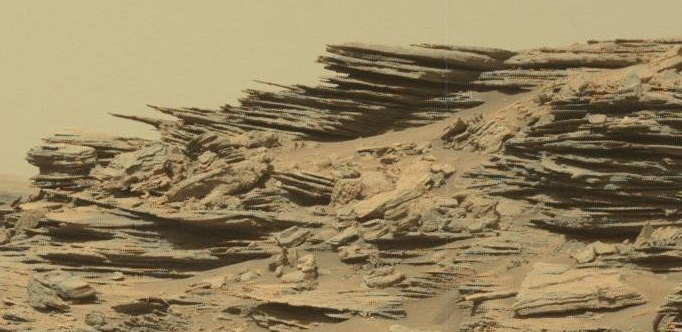
//> input picture strata_image1.jpg, 682 x 332 px, given in place of the camera
$ ./real_time_feature_detection   (built with g++ and OpenCV 4)
//> lines starting //> are read from the running program, lines starting //| are printed output that depends on the picture; after the words box and inside, x2 and y2 are one past the last pixel; in counts of white or black regions, pixels touching at a corner belong together
#include <opencv2/opencv.hpp>
#include <iostream>

using namespace cv;
using namespace std;

// ---------------- CONSTANTS ----------------
#define ICE_GRY_PIX_MEAN_ERROR    20
#define ICE_GRY_PIX_LOW_THR       200
#define ICE_BGR_CLR_DIFF          20
#define ICE_HSV_SAT_HIGH_THR      80

#define IRON_OXD_RED_THR_LOW      150
#define IRON_OXD_HSV_SAT_LOW      100
#define IRON_OXD_HSV_SAT_HGH      200
#define IRON_OXD_HSV_HUE_LOW      5
#define IRON_OXD_HSV_HUE_HGH      25

#define CNTR_AREA_THR             150
#define BLUR_MAT_SIZE             15
#define CLAHE_MAT_SIZE            8
#define MORPH_MAT_SIZE            3

int main() {

    VideoCapture cap(0); // Open camera
    if (!cap.isOpened()) {
        cout << "Error opening camera!" << endl;
        return -1;
    }

    while (true) {
        Mat frame;
        cap >> frame;
//> frame is the input picture: 332 rows x 682 cols, CV_8UC3; mean B, G, R 94.2, 129.9, 147.4
        if (frame.empty()) break;

        // ---------- Preprocessing ----------
        Mat gray, hsv;
        cvtColor(frame, gray, COLOR_BGR2GRAY);
        cvtColor(frame, hsv, COLOR_BGR2HSV);
//> hsv: 332 rows x 682 cols, CV_8UC3; mean H, S, V 20.1, 98.8, 147.4

        Ptr<CLAHE> clahe = createCLAHE(2.0, Size(CLAHE_MAT_SIZE, CLAHE_MAT_SIZE));
        Mat enhancedGray;
        clahe->apply(gray, enhancedGray);

        Mat localMean;
        blur(enhancedGray, localMean, Size(BLUR_MAT_SIZE, BLUR_MAT_SIZE));
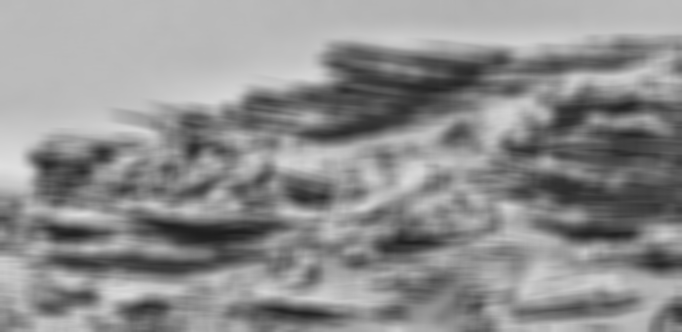
//> localMean: 332 rows x 682 cols, CV_8UC1; min 30, max 223, mean 142.5

        // ---------- Masks ----------
        Mat iceMask = Mat::zeros(frame.size(), CV_8UC1);
        Mat ironMask = Mat::zeros(frame.size(), CV_8UC1);

        // ---------- Pixel Classification ----------
        for (int y = 0; y < frame.rows; y++) {
            for (int x = 0; x < frame.cols; x++) {

                Vec3b bgr = frame.at<Vec3b>(y, x);
                Vec3b hsvPix = hsv.at<Vec3b>(y, x);

                int b = bgr[0];
                int g = bgr[1];
                int r = bgr[2];

                int gPix = enhancedGray.at<uchar>(y, x);
                int lm = localMean.at<uchar>(y, x);

                int hue = hsvPix[0];
                int sat = hsvPix[1];

                // ICE Detection
                if (gPix > lm + ICE_GRY_PIX_MEAN_ERROR &&
                    gPix > ICE_GRY_PIX_LOW_THR &&
                    abs(r - g) < ICE_BGR_CLR_DIFF &&
                    abs(g - b) < ICE_BGR_CLR_DIFF &&
                    sat < ICE_HSV_SAT_HIGH_THR) {

                    iceMask.at<uchar>(y, x) = 255;
                }

                // IRON OXIDE Detection
                if (r > g && g > b &&
                    r > IRON_OXD_RED_THR_LOW &&
                    sat > IRON_OXD_HSV_SAT_LOW &&
                    sat < IRON_OXD_HSV_SAT_HGH &&
                    hue > IRON_OXD_HSV_HUE_LOW &&
                    hue < IRON_OXD_HSV_HUE_HGH) {

                    ironMask.at<uchar>(y, x) = 255;
                }
            }
        }
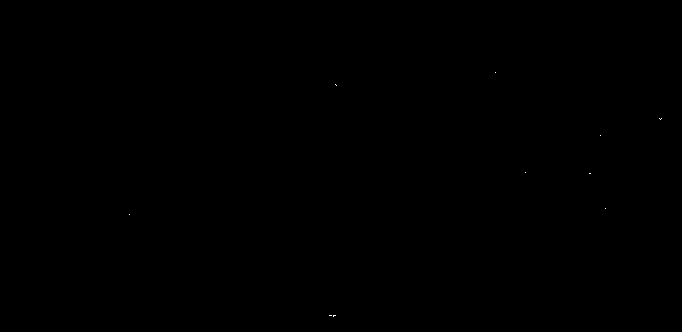
//> iceMask: 332 rows x 682 cols, CV_8UC1; 0.01% white in thin lines or dots, all inside (x1, y1, x2, y2) = (129, 72, 662, 317)
//> ironMask: 332 rows x 682 cols, CV_8UC1; 9.2% white; 1460 white regions (1379 under 20 px), largest, box (x1, y1, x2, y2) and area: (272, 135, 474, 211) 3881, (456, 249, 682, 307) 3123, (203, 265, 293, 306) 1163

        // ---------- Morphology ----------
        Mat kernel = getStructuringElement(MORPH_ELLIPSE, Size(MORPH_MAT_SIZE, MORPH_MAT_SIZE));
        morphologyEx(iceMask, iceMask, MORPH_OPEN, kernel);
//> iceMask: 332 rows x 682 cols, CV_8UC1; 19 pixels changed, all inside (x1, y1, x2, y2) = (129, 72, 662, 317)
        morphologyEx(ironMask, ironMask, MORPH_OPEN, kernel);
//> ironMask: 332 rows x 682 cols, CV_8UC1; 5.8% white; 194 white regions (113 under 20 px), largest, box (x1, y1, x2, y2) and area: (560, 258, 674, 307) 1552, (390, 152, 446, 195) 916, (476, 250, 549, 292) 799

        // ---------- Edge Detection ----------
        Mat gradX, gradY, gradMag;
        Scharr(enhancedGray, gradX, CV_32F, 1, 0);
        Scharr(enhancedGray, gradY, CV_32F, 0, 1);
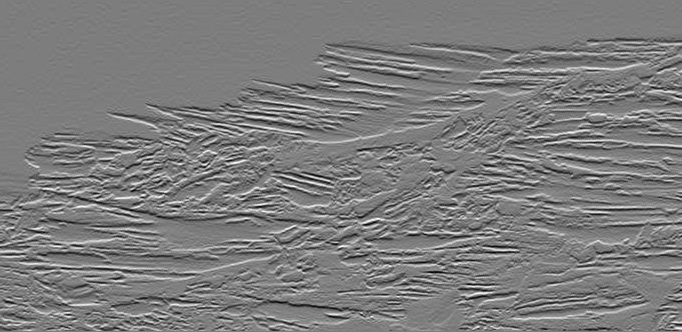
//> gradY: 332 rows x 682 cols, CV_32FC1; min -3308, max 3429, mean -3.3; drawn with min black and max white
        magnitude(gradX, gradY, gradMag);
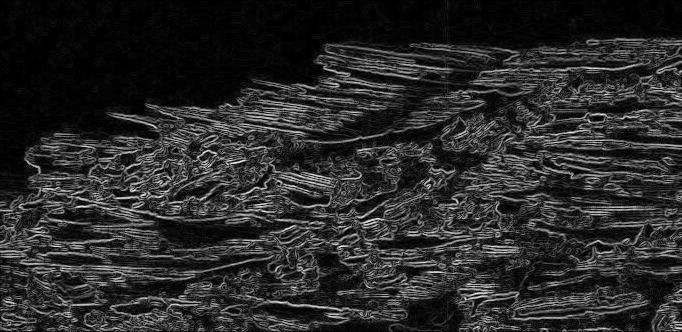
//> gradMag: 332 rows x 682 cols, CV_32FC1; min 0, max 3626.8, mean 604; drawn with min black and max white

        normalize(gradMag, gradMag, 0, 255, NORM_MINMAX);
        gradMag.convertTo(gradMag, CV_8U);
//> gradMag: 332 rows x 682 cols, CV_8UC1

        Mat strataEdges;
        threshold(gradMag, strataEdges, 30, 255, THRESH_BINARY);
//> strataEdges: 332 rows x 682 cols, CV_8UC1; 46.8% white; 613 white regions (601 under 20 px), largest, box (x1, y1, x2, y2) and area: (0, 37, 682, 332) 103012, (651, 282, 682, 332) 842, (388, 323, 432, 332) 119

        morphologyEx(strataEdges, strataEdges, MORPH_CLOSE,
                     getStructuringElement(MORPH_RECT, Size(25, 7)));
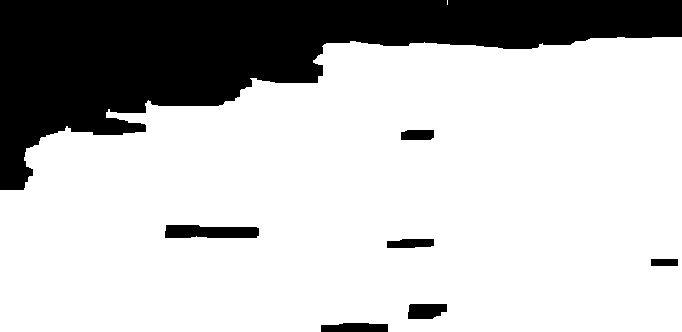
//> strataEdges: 332 rows x 682 cols, CV_8UC1; 75.3% white; 7 black regions

        // ---------- Visualization ----------
        Mat output = frame.clone();
        vector<vector<Point>> contours;

        // ICE
        findContours(iceMask, contours, RETR_EXTERNAL, CHAIN_APPROX_SIMPLE);
//> contours = 0 contours
        for (auto &cnt : contours) {
            if (contourArea(cnt) < CNTR_AREA_THR) continue;
            Rect box = boundingRect(cnt);
            rectangle(output, box, Scalar(255, 0, 0), 2);
            putText(output, "Ice", Point(box.x, box.y - 5),
                    FONT_HERSHEY_SIMPLEX, 0.5, Scalar(255, 0, 0), 1);
        }
//> this loop made 0 passes

        // IRON
        contours.clear();
        findContours(ironMask, contours, RETR_EXTERNAL, CHAIN_APPROX_SIMPLE);
//> contours = 194 contours, 135 with area under 20; largest, box (x1, y1, x2, y2) and area: (560, 258, 674, 307) 1492, (390, 152, 446, 195) 868, (476, 250, 549, 292) 682, (312, 144, 377, 173) 516, (359, 177, 397, 211) 499
        for (auto &cnt : contours) {
            if (contourArea(cnt) < CNTR_AREA_THR) continue;
            Rect box = boundingRect(cnt);
            rectangle(output, box, Scalar(0, 0, 255), 2);
            putText(output, "Iron Oxide", Point(box.x, box.y - 5),
                    FONT_HERSHEY_SIMPLEX, 0.5, Scalar(0, 0, 255), 1);
        }
//> this loop made 194 passes
//> box on passes 14, 17, 21, 38, 56, 63, 64, 82, 88, 104, 137, 155: Rect(345, 321, 45, 11), Rect(532, 319, 60, 10), Rect(32, 316, 39, 14), Rect(408, 302, 19, 19), Rect(142, 282, 44, 15), Rect(230, 277, 53, 24), Rect(103, 277, 41, 27), Rect(560, 258, 114, 49), Rect(476, 250, 73, 42), Rect(51, 209, 43, 9), Rect(359, 177, 38, 34), Rect(390, 152, 56, 43)
//> cnt on passes 3, 11, 12, 49: 3 Points (x, y): [198, 330], [197, 331], [199, 331], 4 Points (x, y): [72, 324], [71, 325], [72, 326], [73, 325], 4 Points (x, y): [31, 323], [30, 324], [31, 325], [32, 324], 4 Points (x, y): [21, 286], [20, 287], [21, 288], [22, 287]
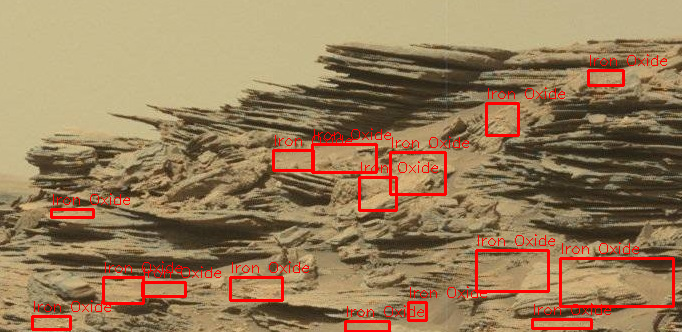
//> output: 332 rows x 682 cols, CV_8UC3; 4.08% of pixels changed, all inside (x1, y1, x2, y2) = (31, 54, 675, 332)

        // STRATA
        contours.clear();
//> contours = 0 contours
        findContours(strataEdges, contours, RETR_EXTERNAL, CHAIN_APPROX_SIMPLE);
//> contours = 2 contours, 1 with area under 20; largest, box (x1, y1, x2, y2) and area: (0, 37, 682, 332) 172020
        for (auto &cnt : contours) {
            if (contourArea(cnt) < 800) continue;
            Rect box = boundingRect(cnt);
            rectangle(output, box, Scalar(0, 255, 0), 2);
            putText(output, "Strata", Point(box.x, box.y - 5),
                    FONT_HERSHEY_SIMPLEX, 0.5, Scalar(0, 255, 0), 1);
        }
//> this loop made 2 passes
//> box on pass 1: Rect(0, 37, 682, 295)
//> cnt on pass 2: 2 Points (x, y): [447, 0], [447, 4]
//> pass 1, `putText(output, "Strata", Point(box.x, box.y - 5), FONT_HERSHEY_SIMPLE..`:
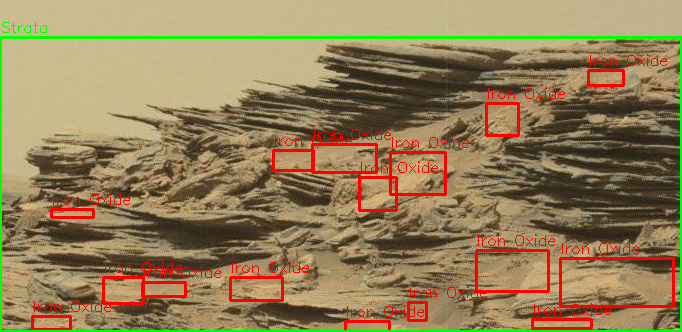
//> output: 332 rows x 682 cols, CV_8UC3; 2.07% of pixels changed, all inside (x1, y1, x2, y2) = (0, 22, 682, 332)

        // ---------- Display ----------
        imshow("Live Detection", output);
        imshow("Ice Mask", iceMask);
        imshow("Iron Mask", ironMask);

        if (waitKey(1) == 27) break; // ESC to exit
//> the Esc key is pressed
    }

    cap.release();
    destroyAllWindows();
    return 0;
}

$ run again, on icePatches2.jpg
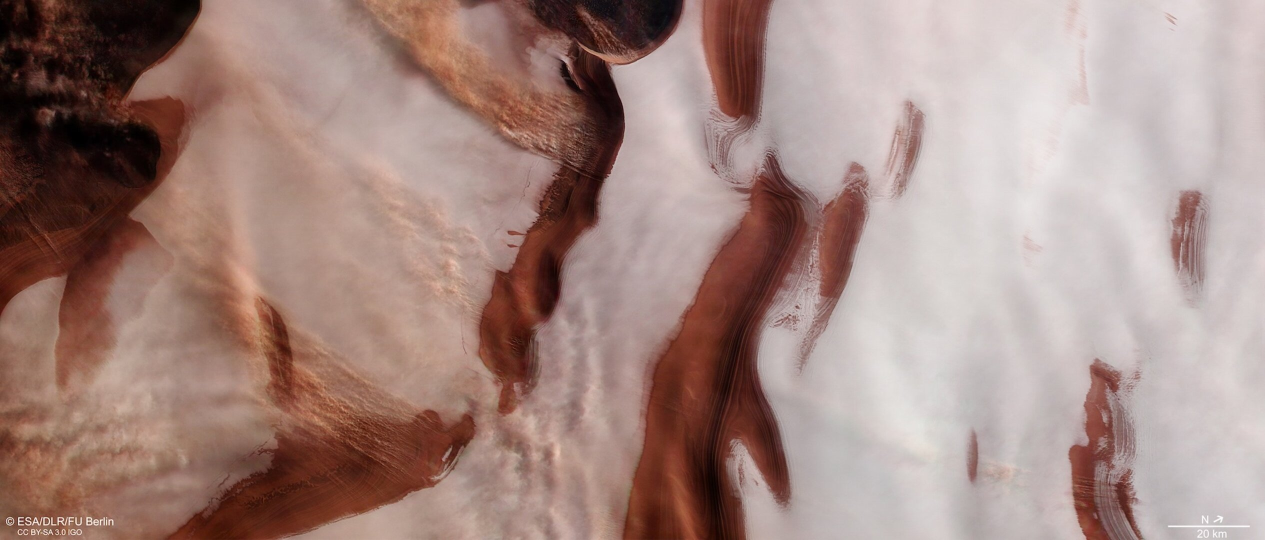
//> input picture icePatches2.jpg, 2529 x 1080 px, given in place of the camera (shown at 1/2 size)
//> frame is the input picture: 1080 rows x 2529 cols, CV_8UC3; mean B, G, R 129.9, 136.6, 163.5
//> hsv: 1080 rows x 2529 cols, CV_8UC3; mean H, S, V 28.8, 70.1, 163.5
//> after the loop `for (int y = 0; y < frame.rows; y++)`:
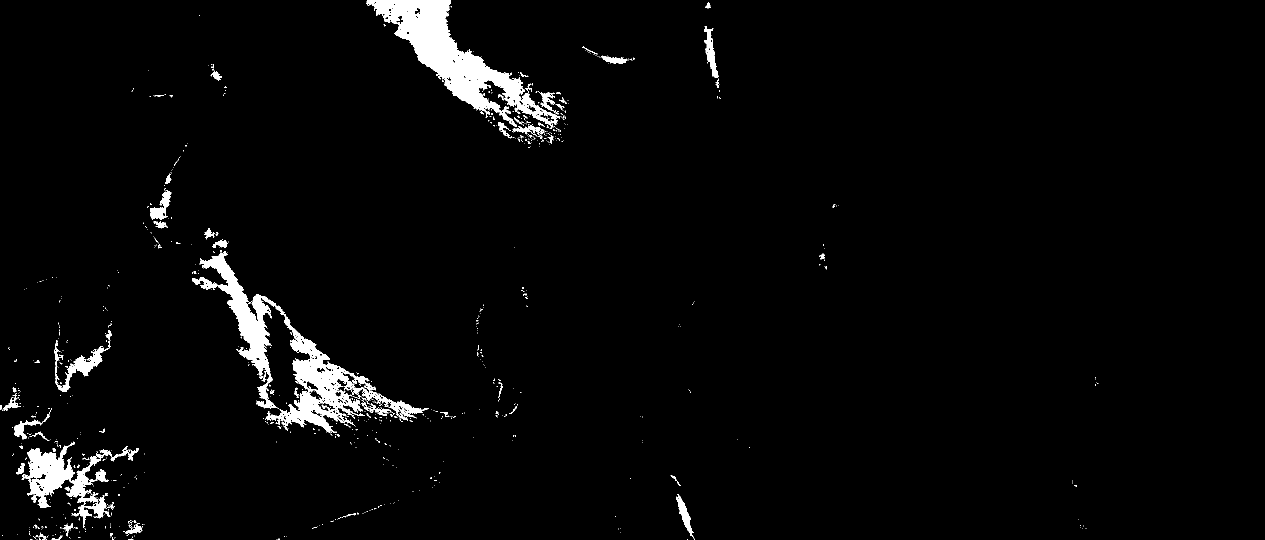
//> ironMask: 1080 rows x 2529 cols, CV_8UC1 (shown at 1/2 size); 2.9% white; 822 white regions (746 under 20 px), largest, box (x1, y1, x2, y2) and area: (384, 502, 858, 866) 27618, (732, 0, 1120, 258) 26273, (43, 883, 278, 1016) 8961
//> `findContours(iceMask, contours, RETR_EXTERNAL, CHAIN_APPROX_SIMPLE);`: contours = 27 contours, 19 with area under 20; largest, box (x1, y1, x2, y2) and area: (2336, 1051, 2500, 1055) 480, (2427, 1031, 2447, 1046) 96, (2407, 1059, 2418, 1076) 58, (2426, 1059, 2435, 1076) 52, (2437, 1063, 2453, 1076) 52, (2411, 1031, 2417, 1047) 38, (2403, 1031, 2410, 1046) 33, (2394, 1067, 2405, 1076) 32
//> the loop `for (auto &cnt : contours)` made 27 passes
//> box on pass 8: Rect(2336, 1051, 164, 4)
//> `contours.clear();`: contours = 0 contours
//> `findContours(ironMask, contours, RETR_EXTERNAL, CHAIN_APPROX_SIMPLE);`: contours = 231 contours, 169 with area under 20; largest, box (x1, y1, x2, y2) and area: (733, 0, 1117, 254) 26013, (384, 502, 752, 866) 23729, (43, 892, 202, 1016) 7566, (114, 692, 217, 784) 1878, (1408, 52, 1437, 156) 1009
//> the loop `for (auto &cnt : contours)` made 231 passes
//> box on passes 14, 20, 21, 22, 23, 40, 43, 53: Rect(254, 1048, 30, 19), Rect(156, 1010, 27, 34), Rect(176, 994, 36, 43), Rect(1352, 992, 34, 81), Rect(154, 992, 43, 18), Rect(191, 939, 26, 25), Rect(32, 926, 18, 23), Rect(43, 892, 159, 124)
//> `contours.clear();`: contours = 0 contours
//> `findContours(strataEdges, contours, RETR_EXTERNAL, CHAIN_APPROX_SIMPLE);`: contours = 375 contours, 290 with area under 20; largest, box (x1, y1, x2, y2) and area: (1391, 89, 1853, 1080) 80358, (931, 0, 1370, 746) 75129, (357, 591, 897, 1059) 57122, (0, 0, 377, 255) 38920, (2134, 729, 2290, 1080) 30069
//> the loop `for (auto &cnt : contours)` made 375 passes
//> box on passes 21, 39, 69, 89, 93, 96, 100, 136: Rect(2334, 1029, 167, 51), Rect(0, 981, 230, 99), Rect(476, 930, 284, 90), Rect(20, 893, 127, 51), Rect(199, 886, 85, 30), Rect(993, 883, 130, 92), Rect(23, 863, 173, 36), Rect(533, 812, 465, 268)
//> after the loop `for (auto &cnt : contours)`:
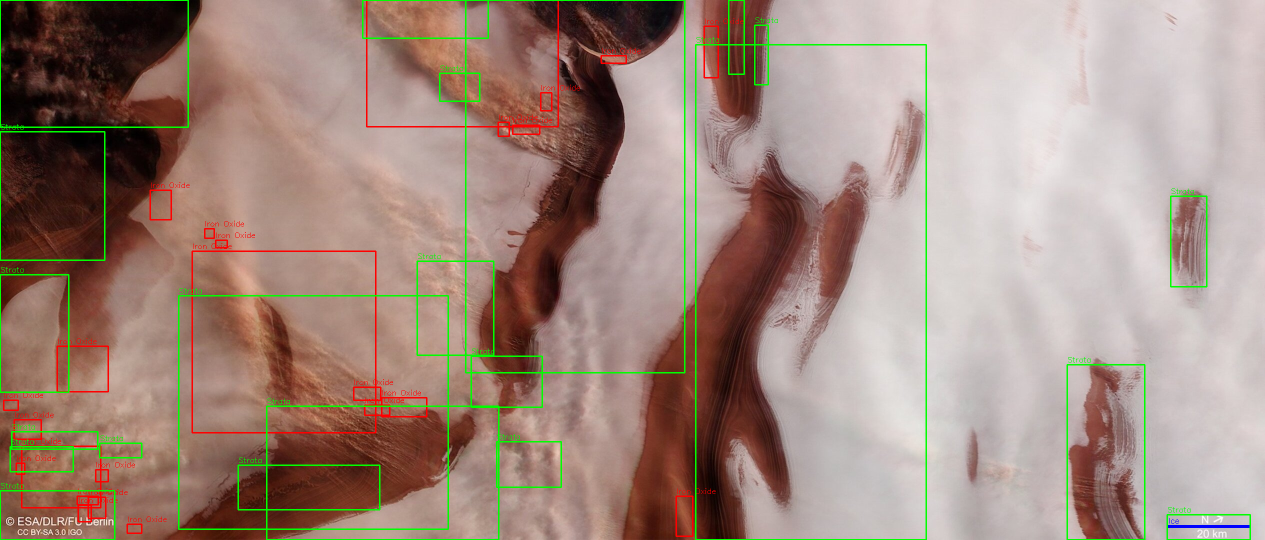
//> output: 1080 rows x 2529 cols, CV_8UC3 (shown at 1/2 size); mean B, G, R 127.1, 138.6, 161.2

$ run again, on icePatches3.jpg
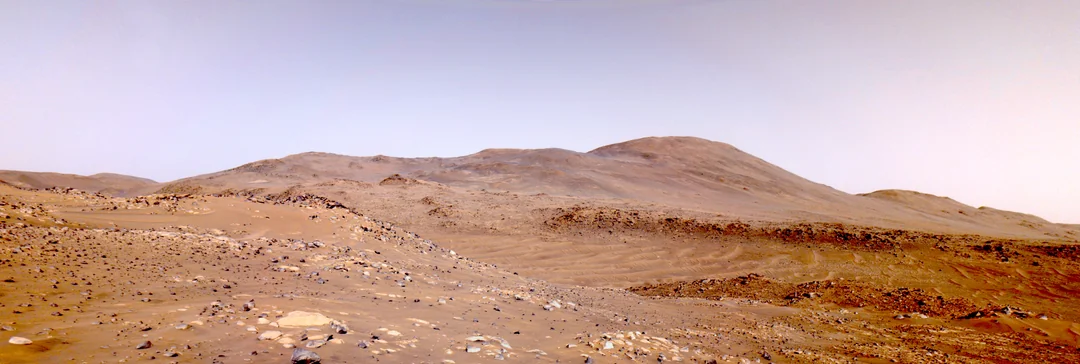
//> input picture icePatches3.jpg, 1080 x 364 px, given in place of the camera
//> frame is the input picture: 364 rows x 1080 cols, CV_8UC3; mean B, G, R 157.4, 165.2, 196.5
//> hsv: 364 rows x 1080 cols, CV_8UC3; mean H, S, V 69, 81.3, 203.8
//> after the loop `for (int y = 0; y < frame.rows; y++)`:
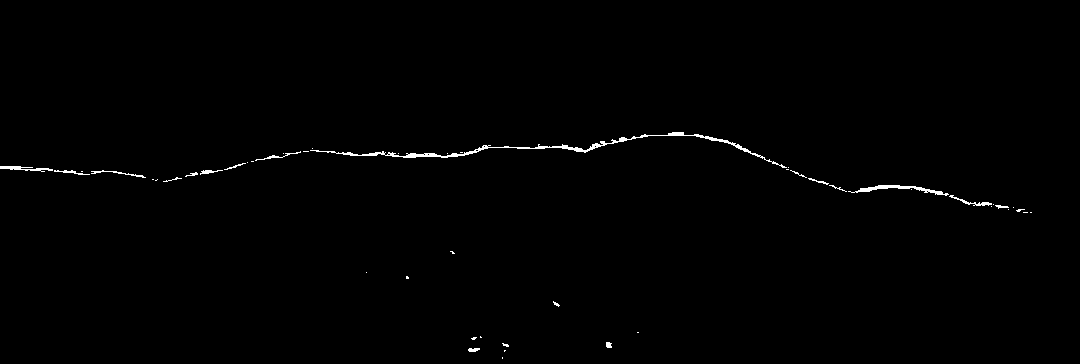
//> iceMask: 364 rows x 1080 cols, CV_8UC1; 0.62% white in thin lines or dots, all inside (x1, y1, x2, y2) = (0, 132, 1032, 359)
//> `findContours(iceMask, contours, RETR_EXTERNAL, CHAIN_APPROX_SIMPLE);`: contours = 52 contours, 37 with area under 20; largest, box (x1, y1, x2, y2) and area: (859, 185, 911, 192) 127, (561, 143, 601, 153) 97, (405, 153, 438, 158) 78, (913, 186, 943, 195) 62, (695, 134, 730, 144) 58
//> the loop `for (auto &cnt : contours)` made 52 passes
//> cnt on passes 19, 23: 4 Points (x, y): [95, 171], [94, 172], [95, 173], [96, 172], 4 Points (x, y): [48, 168], [47, 169], [48, 170], [49, 169]
//> `contours.clear();`: contours = 0 contours
//> `findContours(ironMask, contours, RETR_EXTERNAL, CHAIN_APPROX_SIMPLE);`: contours = 299 contours, 239 with area under 20; largest, box (x1, y1, x2, y2) and area: (0, 172, 334, 364) 38916, (478, 207, 882, 289) 13840, (540, 294, 863, 364) 10516, (824, 207, 1080, 245) 3030, (216, 338, 292, 364) 892
//> the loop `for (auto &cnt : contours)` made 299 passes
//> box on passes 54, 59, 127, 196, 242, 246, 251, 260: Rect(317, 341, 21, 23), Rect(216, 338, 76, 26), Rect(540, 294, 323, 70), Rect(434, 237, 63, 19), Rect(696, 215, 44, 13), Rect(768, 214, 57, 16), Rect(640, 210, 33, 14), Rect(824, 207, 256, 38)
//> `contours.clear();`: contours = 0 contours
//> `findContours(strataEdges, contours, RETR_EXTERNAL, CHAIN_APPROX_SIMPLE);`: contours = 2 contours; box (x1, y1, x2, y2) and area: (0, 135, 1080, 364) 208030, (0, 353, 27, 364) 122
//> the loop `for (auto &cnt : contours)` made 2 passes
//> box on pass 2: Rect(0, 135, 1080, 229)
//> pass 2, `putText(output, "Strata", Point(box.x, box.y - 5), FONT_HERSHEY_SIMPLE..`:
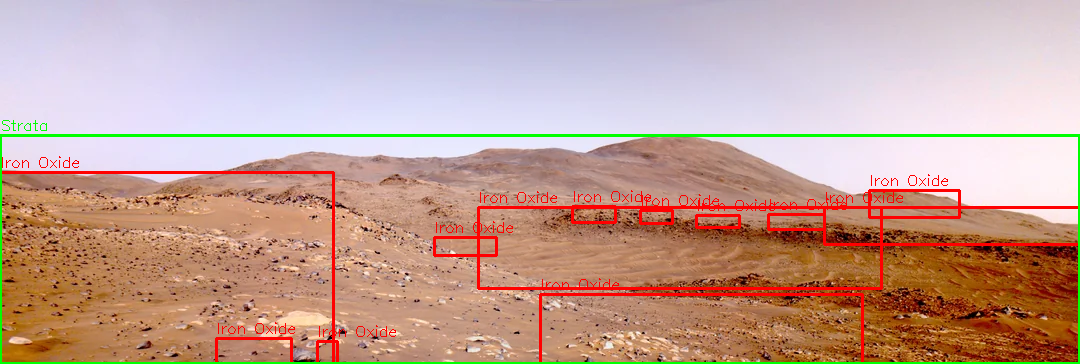
//> output: 364 rows x 1080 cols, CV_8UC3; mean B, G, R 151.4, 162.6, 195.5
